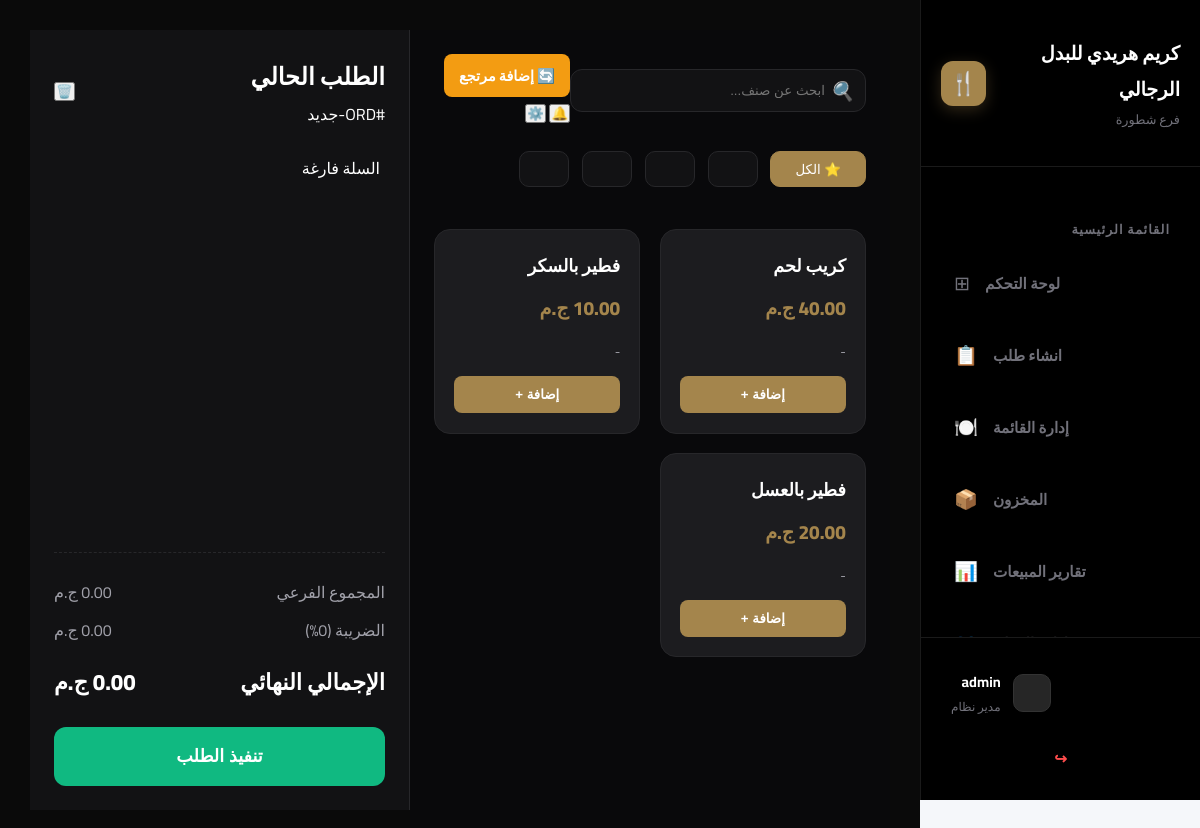
/pos/ (signed in), run on the app's committed database.
### accounts/models.py (models this page shows, shortened)
class Users(AbstractUser):
    ROLE_CHOICES = (
        ('manager', 'مدير'),
        ('employee', 'موظف'),
        ('designer', 'Designer'),
    )
    role = models.CharField(max_length=10, choices=ROLE_CHOICES, default='employee')
    job_title = models.CharField(max_length=100, blank=True, null=True)
    mobile = models.CharField(max_length=15)

### categories/models.py (models this page shows, shortened)
class Category_products(models.Model):
    category = models.CharField (max_length=100, verbose_name="قسم المنيو")

### pos/models.py (models this page shows, shortened)
class Product(models.Model):
    name = models.CharField(max_length=100, verbose_name="اسم المنتج")
    price = models.DecimalField(max_digits=10, decimal_places=2, verbose_name="السعر")
    available = models.BooleanField(default=True, verbose_name="متاح")
    description = models.TextField(blank=True, null=True, verbose_name="الوصف")
    Category = models.ForeignKey(Category_products,on_delete=models.CASCADE,verbose_name="التصنيف",null=True,blank=True)

### pos/views.py (the view)
# urls.py: path('', views.pos_page, name='pos_page'),
@login_required
def pos_page(request):
    products = Product.objects.filter(available=True)
    categories = Category_products.objects.all()
    context = {
        'products': products,
        'categories': categories,
    }
    return render(request, 'pos/pos_page.html', context)

### accounts/context_processors.py (called while the page is built)
def notifications_processor(request):
    if request.user.is_authenticated:
        notifications = Notification.objects.filter(user=request.user, is_deleted=False).order_by('-created_at')[:10]
    else:
        notifications = []
    return {'notifications': notifications}

### templates/pos/pos_page.html (shortened to what this page needs)
{% extends 'base.html' %}
{% load static %}
{% block extra_css %}
<link rel="stylesheet" href="{% static 'css/pos.css' %}">
{% endblock %}
{% block content %}
<div class="pos-wrapper">
    <section class="products-section">
        <header class="pos-top-bar">
            <div class="search-container">
                <i class="search-icon">🔍</i>
                <input type="text" id="posSearch" placeholder="ابحث عن صنف...">
            </div>
            <div class="user-actions">
                <a href="{% url 'orders' %}" class="btn-return-action">🔄 إضافة مرتجع</a>
                <button class="action-circle">🔔</button>
                <button class="action-circle">⚙️</button>
            </div>
        </header>
        <nav class="categories-container">
            <div class="cat-track">
                <button class="cat-pill active" data-filter="all">⭐ الكل</button>
                {% for category in categories %}
                    <button class="cat-pill" data-filter="{{ category.id }}">{{ category.name }}</button>
                {% endfor %}
            </div>
        </nav>
        <div class="products-layout" id="productsGrid">
            {% for product in products %}
            <div class="product-item" data-category="{{ product.Category.id }}">
                <div class="product-main-info">
                    <h3 class="product-title">{{ product.name }}</h3>
                    <div class="product-price-tag">{{ product.price }} <span>ج.م</span></div>
                </div>
                <p class="product-desc">{{ product.description|default:"-" }}</p>
                <button class="add-to-cart-btn"
                        data-id="{{ product.id }}"
                        data-name="{{ product.name }}"
                        data-price="{{ product.price }}"> إضافة + </button>
            </div>
            {% endfor %}
        </div>
    </section>
    <aside class="cart-sidebar">
        <div class="cart-header">
            <div class="cart-meta">
                <h2>الطلب الحالي</h2>
                <span class="order-id" id="displayOrderId">#ORD-جديد</span>
            </div>
            <button class="clear-cart" id="clearCart">🗑️</button>
        </div>
        <div class="cart-items-container" id="cartItemsContainer">
            <div class="empty-cart-msg">السلة فارغة</div>
        </div>
        <div class="cart-summary-footer">
            <div class="billing-details">
                <div class="bill-row"><span>المجموع الفرعي</span> <span id="subtotalDisplay">0.00 ج.م</span></div>
                <div class="bill-row"><span>الضريبة (0%)</span> <span id="taxDisplay">0.00 ج.م</span></div>
                <div class="bill-row grand-total"><span>الإجمالي النهائي</span> <span id="totalDisplay">0.00 ج.م</span></div>
            </div>
            <div class="checkout-grid">
                <button class="check-btn cash" id="cashCheckout">تنفيذ الطلب </button>
            </div>
        </div>
    </aside>
</div>
{% endblock %}

### templates/includes/sidebar.html (shortened to what this page needs)
<aside class="sidebar">
    <div class="sidebar-header">
        <div class="brand-info">
            <h2 class="store-name">كريم هريدي للبدل الرجالي</h2>
            <p class="store-branch">فرع شطورة</p>
        </div>
        <div class="brand-logo">
            <div class="logo-circle">🍴</div>
        </div>
    </div>
    <nav class="sidebar-menu">
        <div class="menu-section">
            <h3 class="menu-title">القائمة الرئيسية</h3>
            <ul class="menu-items">
                <li>
                    <a href="{% url 'dashboard' %}" class="{% if request.path == '/' %}active{% endif %}">
                        <span class="icon">⊞</span>
                        <span class="text">لوحة التحكم</span>
                    </a>
                </li>
                <li>
                    <a href="{% url 'pos_page' %}" class="{% if request.resolver_match.url_name == 'orders' %}active{% endif %}">
                        <span class="icon">📋</span>
                        <span class="text">انشاء طلب</span>
                    </a>
                </li>
                <li>
                    <a href="{% url 'menu_management' %}" class="{% if request.resolver_match.url_name == 'menu_management' %}active{% endif %}">
                        <span class="icon">🍽️</span>
                        <span class="text">إدارة القائمة</span>
                    <a href="{% url 'inventory_management' %} " class="{% if request.resolver_match.url_name == 'inventory' %}active{% endif %}">
                        <span class="icon">📦</span>
                        <span class="text">المخزون</span>
                    </a>
                </li>
                <li>
                    <a href="{% url 'sales_reports' %}" class="{% if request.resolver_match.url_name == 'sales_reports' %}active{% endif %}">
                        <span class="icon">📊</span>
                        <span class="text">تقارير المبيعات</span>
                    </a>
                </li>
                <li>
                    <a href="{% url 'customer_management' %}" class="{% if request.resolver_match.url_name == 'customer_management' %}active{% endif %}">
                        <span class="icon">👥</span>
                        <span class="text">إدارة العملاء</span>
                    </a>
                </li>
            </ul>
        </div>
    </nav>
    <div class="user-section">
        <div class="user-info-wrapper">
            <div class="user-avatar">
            </div>
            <div class="user-details">
                <h4 class="user-name">
                    {% if user.is_authenticated %}
                        {{ user.get_full_name|default:user.username }}
                    {% else %}
                        زائر
                    {% endif %}
                </h4>
                <p class="user-role">
                    {% if user.is_authenticated %}
                        {% if user.is_superuser %}مدير نظام{% else %}كاشير - مسائي{% endif %}
                    {% else %}
                        غير مسجل
                    {% endif %}
                </p>
            </div>
        </div>
        <form method="post" action="{% url 'logout' %}">
            <button type="submit" class="logout-btn" title="تسجيل الخروج">
                <span class="logout-icon">↪</span>
            </button>
        </form>
    </div>
</aside>

### static/css/sidebar.css (style rules this page uses)
:root { --accent-gold: #a4854c; --surface-dark: #111111; --bg-active: #1c1c1c; --text-gold: #bc9c65; --text-white: #ffffff; --text-dim: #71717a; --sidebar-width: 280px; }
.sidebar { width: var(--sidebar-width); height: 100vh; background: #000000; display: flex; flex-direction: column; border-left: 1px solid #1a1a1a; position: fixed; right: 0; top: 0; font-family: 'Cairo', sans-serif; z-index: 1000; }
.sidebar-header { padding: 35px 20px; display: flex; justify-content: flex-end; align-items: center; gap: 15px; border-bottom: 1px solid #1a1a1a; }
.store-name { font-size: 1.2rem; font-weight: 800; margin: 0; color: var(--text-white); }
.store-branch { font-size: 0.8rem; margin: 0; color: var(--text-dim); }
.logo-circle { width: 45px; height: 45px; background: var(--accent-gold); border-radius: 12px; display: flex; align-items: center; justify-content: center; font-size: 1.4rem; color: white; box-shadow: 0 4px 15px rgba(164, 133, 76, 0.3); }
.sidebar-menu { flex-grow: 1; padding: 25px 15px; overflow-y: auto; }
.menu-title { font-size: 0.8rem; color: var(--text-dim); margin: 25px 15px 10px 0; font-weight: 700; text-transform: uppercase; letter-spacing: 1px; }
.menu-items { list-style: none; padding: 0; margin: 0; }
.menu-items li a { display: flex; align-items: center; justify-content: flex-end; padding: 14px 18px; text-decoration: none; color: var(--text-dim); border-radius: 14px; margin-bottom: 8px; transition: all 0.3s cubic-bezier(0.4, 0, 0.2, 1); position: relative; }
.menu-items li a .icon { order: 2; margin-left: 0; margin-right: 15px; font-size: 1.2rem; }
.menu-items li a .text { order: 1; font-weight: 600; font-size: 0.95rem; }
.user-section { padding: 20px; border-top: 1px solid #1a1a1a; display: flex; flex-direction: column; gap: 10px; }
.user-info-wrapper { display: flex; align-items: center; justify-content: flex-end; gap: 12px; padding: 10px; }
.user-avatar { width: 38px; height: 38px; background: #262626; border: 1px solid #333; border-radius: 10px; display: flex; align-items: center; justify-content: center; color: var(--accent-gold); font-weight: bold; }
.user-name { font-size: 0.9rem; margin: 0; color: var(--text-white); font-weight: 700; }
.user-role { font-size: 0.75rem; margin: 0; color: var(--text-dim); }
.logout-btn { display: flex; align-items: center; justify-content: center; gap: 8px; background: none; border: none; color: #ff4d4d; font-size: 0.95rem; font-weight: 700; cursor: pointer; padding: 12px; width: 100%; transition: 0.2s; }

### templates/pos/pos_page.html (style rules this page uses)
.cart-sidebar { display: flex; flex-direction: column; height: calc(100vh - 20px); position: sticky; top: 10px; }
#cartItemsContainer { flex: 1; overflow-y: auto; padding-right: 5px; min-height: 200px; }
.btn-return-action { background-color: #f39c12; color: white !important; text-decoration: none; padding: 8px 15px; border-radius: 8px; font-size: 0.9rem; font-weight: bold; margin-left: 10px; display: flex; align-items: center; gap: 5px; }

### templates/base.html (style rules this page uses)
* { margin: 0; padding: 0; box-sizing: border-box; }
body { font-family: 'Cairo', sans-serif; background-color: #f5f7fa; margin: 0; padding-right: 280px; min-height: 100vh; }

### data on the page
Users: get_full_name "admin"
Product: name "كريب لحم", price "40.00", description "-"
Product: name "فطير بالسكر", price "10.00", description "-"
Product: name "فطير بالعسل", price "20.00", description "-"
